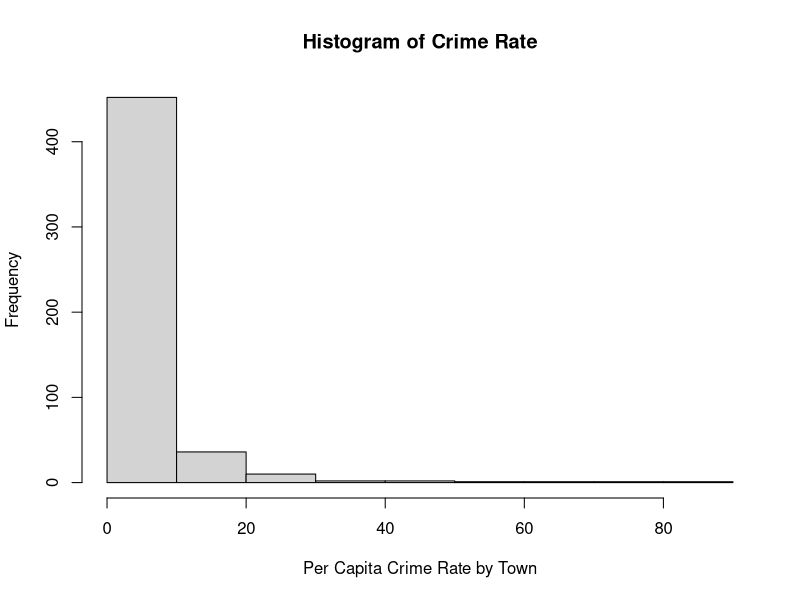
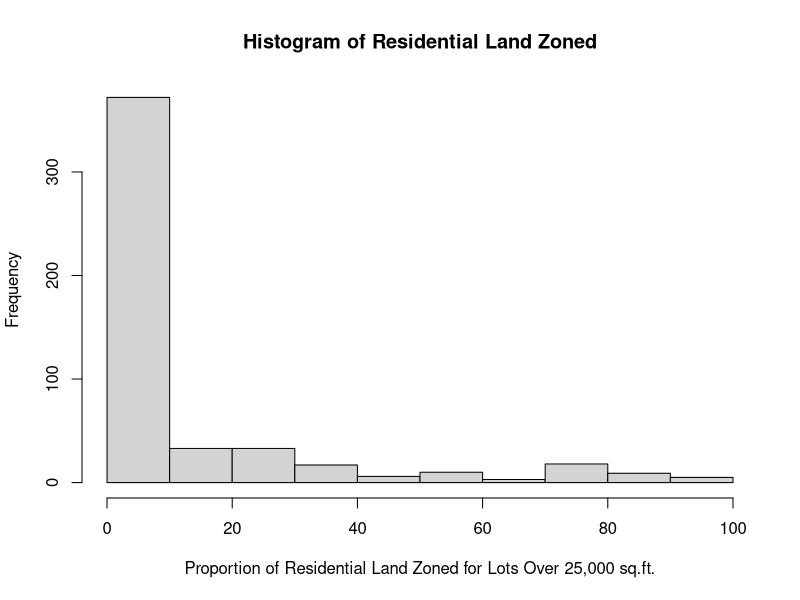
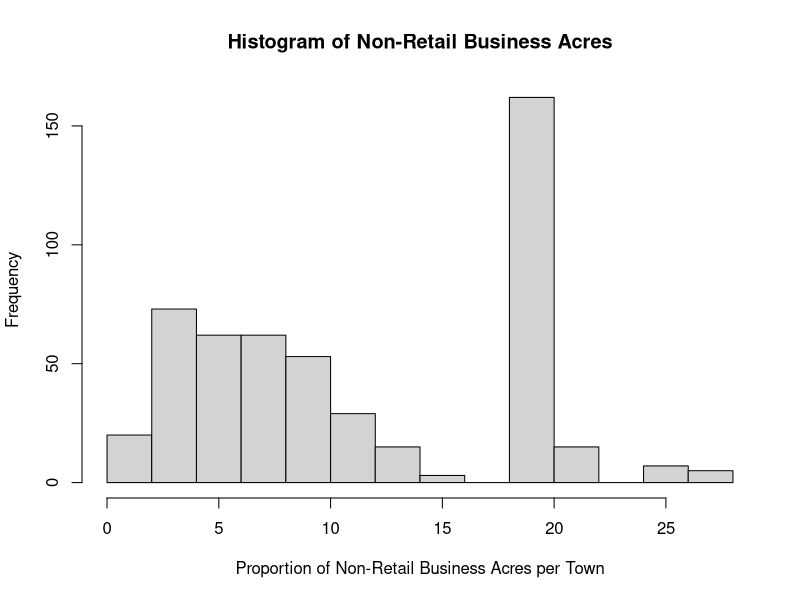
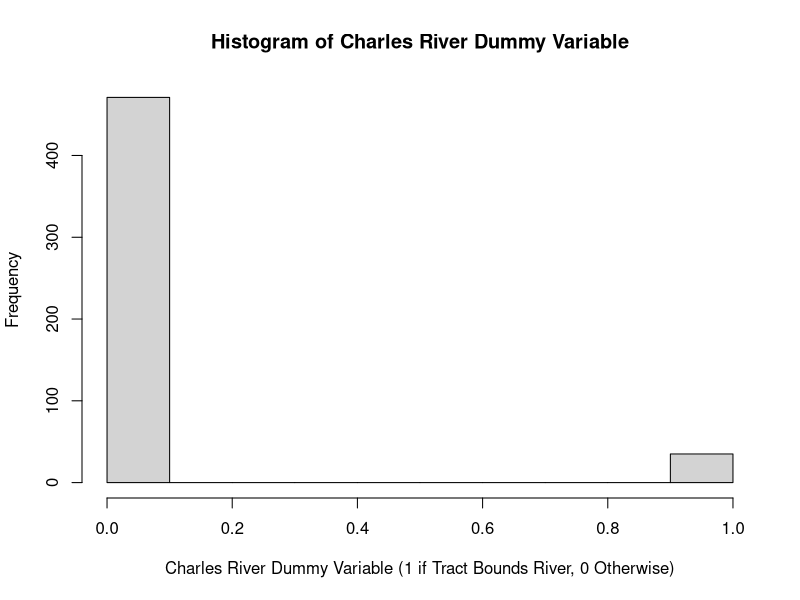
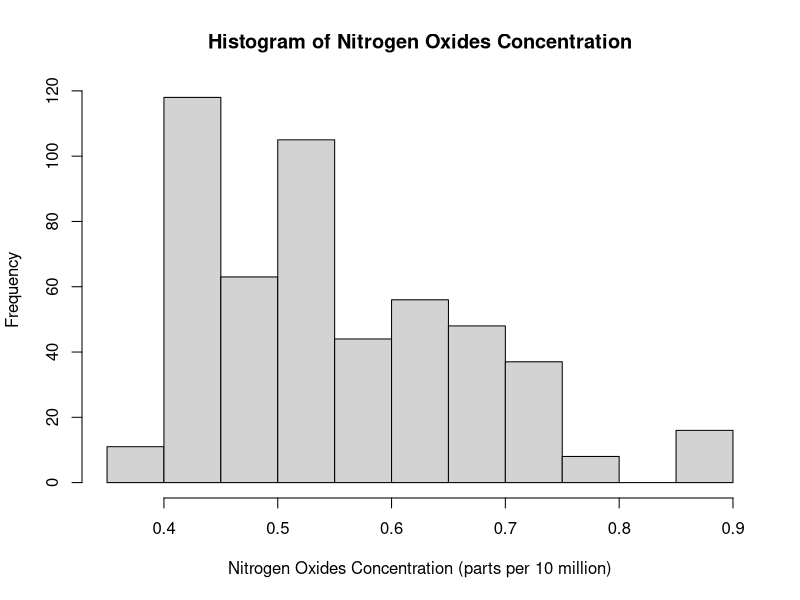
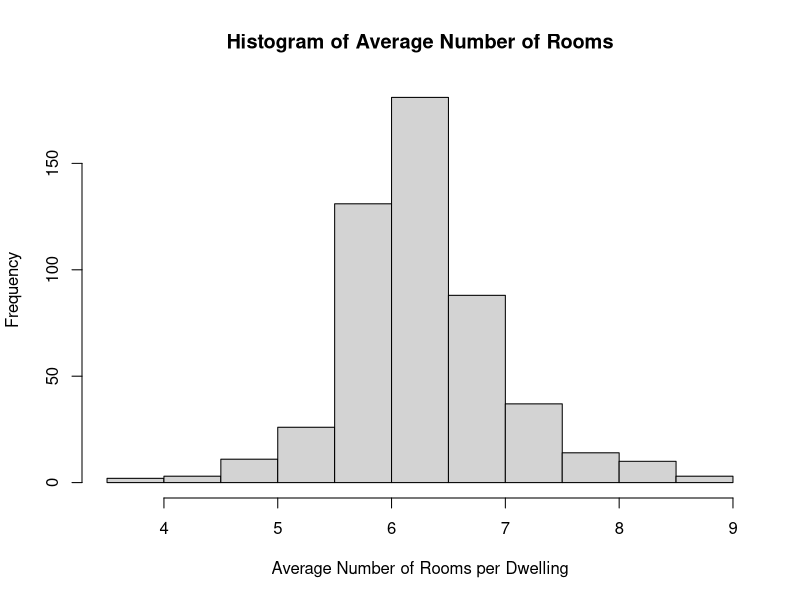
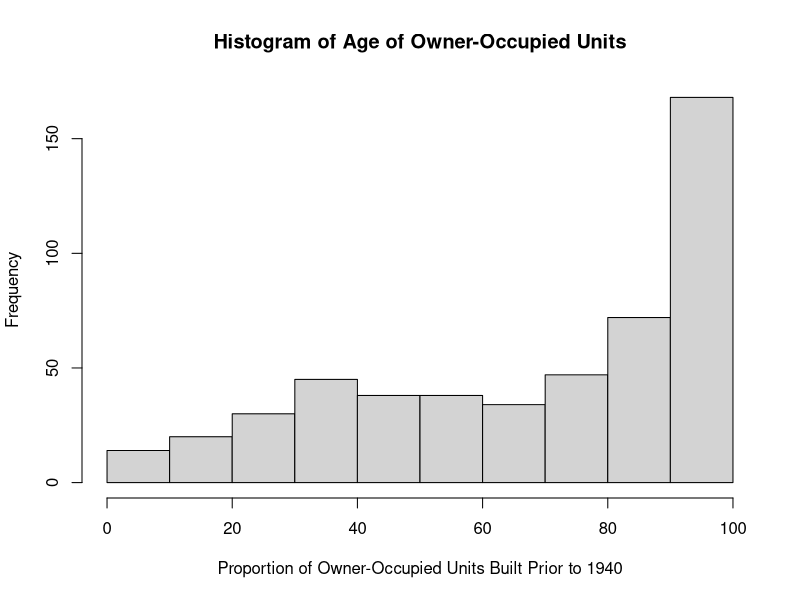
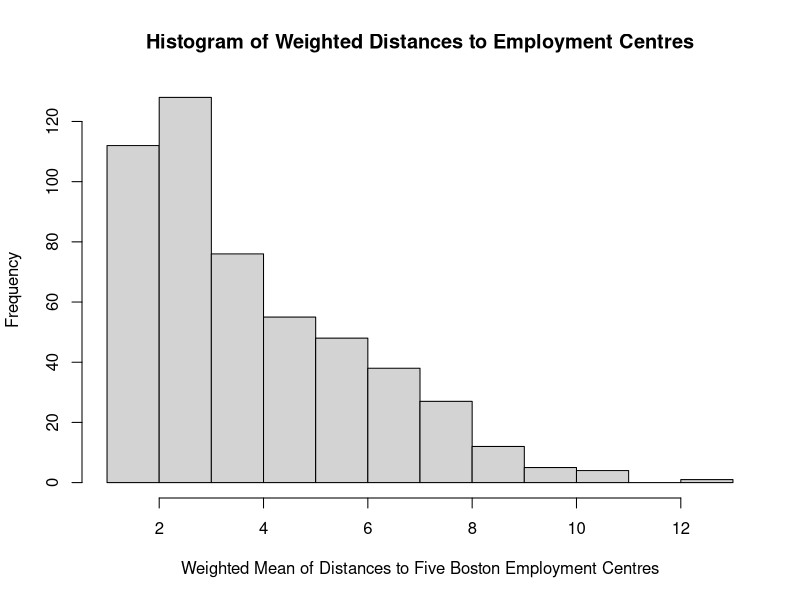

Here is the R script that generated these plots, in order:
## ---- chunk 1
date()
## ---- chunk 2
options(repos = c(CRAN = "https://cran.rstudio.com"))
install.packages("MASS")  
library(MASS) 
## ---- chunk 3
data(Boston)
str (Boston)
dim(Boston)
## ---- chunk 4
summary(Boston)
## ---- chunk 5
# Histogram for per capita crime rate by town
hist(Boston$crim, main="Histogram of Crime Rate", xlab="Per Capita Crime Rate by Town")

# Histogram for proportion of residential land zoned for lots over 25,000 sq.ft.
hist(Boston$zn, main="Histogram of Residential Land Zoned", xlab="Proportion of Residential Land Zoned for Lots Over 25,000 sq.ft.")

# Histogram for proportion of non-retail business acres per town
hist(Boston$indus, main="Histogram of Non-Retail Business Acres", xlab="Proportion of Non-Retail Business Acres per Town")

# Histogram for Charles River dummy variable
hist(Boston$chas, main="Histogram of Charles River Dummy Variable", xlab="Charles River Dummy Variable (1 if Tract Bounds River, 0 Otherwise)")

# Histogram for nitrogen oxides concentration
hist(Boston$nox, main="Histogram of Nitrogen Oxides Concentration", xlab="Nitrogen Oxides Concentration (parts per 10 million)")

# Histogram for average number of rooms per dwelling
hist(Boston$rm, main="Histogram of Average Number of Rooms", xlab="Average Number of Rooms per Dwelling")

# Histogram for proportion of owner-occupied units built prior to 1940
hist(Boston$age, main="Histogram of Age of Owner-Occupied Units", xlab="Proportion of Owner-Occupied Units Built Prior to 1940")

# Histogram for weighted mean of distances to five Boston employment centres
hist(Boston$dis, main="Histogram of Weighted Distances to Employment Centres", xlab="Weighted Mean of Distances to Five Boston Employment Centres")

# Histogram for index of accessibility to radial highways
hist(Boston$rad, main="Histogram of Accessibility to Highways", xlab="Index of Accessibility to Radial Highways")

# Histogram for full-value property-tax rate per $10,000
hist(Boston$tax, main="Histogram of Property-Tax Rate", xlab="Full-Value Property-Tax Rate per $10,000")

# Histogram for pupil-teacher ratio by town
hist(Boston$ptratio, main="Histogram of Pupil-Teacher Ratio", xlab="Pupil-Teacher Ratio by Town")

# Histogram for the proportion of blacks by town
hist(Boston$black, main="Histogram of Proportion of Blacks by Town", xlab="Proportion of Blacks by Town")

# Histogram for lower status of the population
hist(Boston$lstat, main="Histogram of Lower Status of the Population", xlab="Lower Status of the Population (percent)")

# Histogram for median value of owner-occupied homes in $1000s
hist(Boston$medv, main="Histogram of Median Value of Owner-Occupied Homes", xlab="Median Value of Owner-Occupied Homes in $1000s")

## ---- chunk 6
plot(Boston$crim, Boston$medv, main="Crime Rate vs Median Value of Homes", xlab="Per Capita Crime Rate by Town", ylab="Median Value of Owner-Occupied Homes in $1000s")
plot(Boston$crim, Boston$zn, main="Crime Rate vs Proportion of residential land zoned for lots over 25,000 sq.ft.", xlab="Per Capita Crime Rate by Town", ylab="Proportion of residential land")
plot(Boston$crim, Boston$black, main="Crime Rate vs blacks", xlab="Per Capita Crime Rate by Town", ylab="blacks")


## ---- chunk 7
Boston_scaled <- scale(Boston)
Boston_scaled <- as.data.frame(Boston_scaled)
summary(Boston_scaled)
## ---- chunk 8
crime_quantiles <- quantile(Boston_scaled[, "crim"])
Boston_scaled$crime_cat <- cut(Boston_scaled[, "crim"], breaks = crime_quantiles, include.lowest = TRUE, labels = FALSE)

# Drop the old crime rate variable
Boston_scaled$crim <- NULL

install.packages("caTools")
library(caTools)

# Splitting the dataset into train and test sets
set.seed(123)  # Setting seed for reproducibility
split <- sample.split(Boston_scaled, SplitRatio = 0.8)  # Splitting
train_set <- subset(Boston_scaled, split == TRUE)  # 80% for training
test_set <- subset(Boston_scaled, split == FALSE)  # 20% for testing
## ---- chunk 9
lda_model <- lda(crime_cat ~ ., data = train_set)
print(lda_model)

## ---- chunk 10
# Extract the scores (LD1 and LD2)
lda_scores <- predict(lda_model)$x

# Create a biplot
plot(lda_scores[,1], lda_scores[,2], col=train_set$crime_cat, 
     xlab="LD1", ylab="LD2", main="LDA Biplot")
legend("topright", legend=levels(factor(train_set$crime_cat)), 
       col=1:length(levels(factor(train_set$crime_cat))), pch=1)

## ---- chunk 11
# Save the crime categories from the test set
actual_crime_categories <- test_set$crime_cat

# Remove the categorical crime variable from the test dataset
test_set$crime_cat <- NULL

# Predict the classes with the LDA model on the test data
predicted_crime_categories <- predict(lda_model, newdata = test_set)$class

# Cross-tabulate the results
confusion_matrix <- table(Predicted = predicted_crime_categories, Actual = actual_crime_categories)

# Print the confusion matrix
print(confusion_matrix)
## ---- chunk 12
library(MASS)  # Load the MASS package for the Boston dataset
data("Boston")  # Load the Boston dataset

# Standardize the dataset
Boston_scaled <- scale(Boston)
# Calculate the distances between observations
distances <- dist(Boston_scaled)
# Set a seed for reproducibility
set.seed(123)

# Run the k-means algorithm with an arbitrary number of clusters, e.g., 3
initial_kmeans <- kmeans(Boston_scaled, centers = 3, nstart = 25)

# We find the optimal number of clusters by the "elbow" method

wss <- (nrow(Boston_scaled)-1)*sum(apply(Boston_scaled,2,var))
for (i in 2:15) wss[i] <- sum(kmeans(Boston_scaled, centers=i)$withinss)

plot(1:15, wss, type="b", xlab="Number of Clusters", ylab="Within groups sum of squares")



## ---- chunk 13
optimal_kmeans <- kmeans(Boston_scaled, centers = 8, nstart = 25)

pairs(Boston_scaled, col = optimal_kmeans$cluster)
